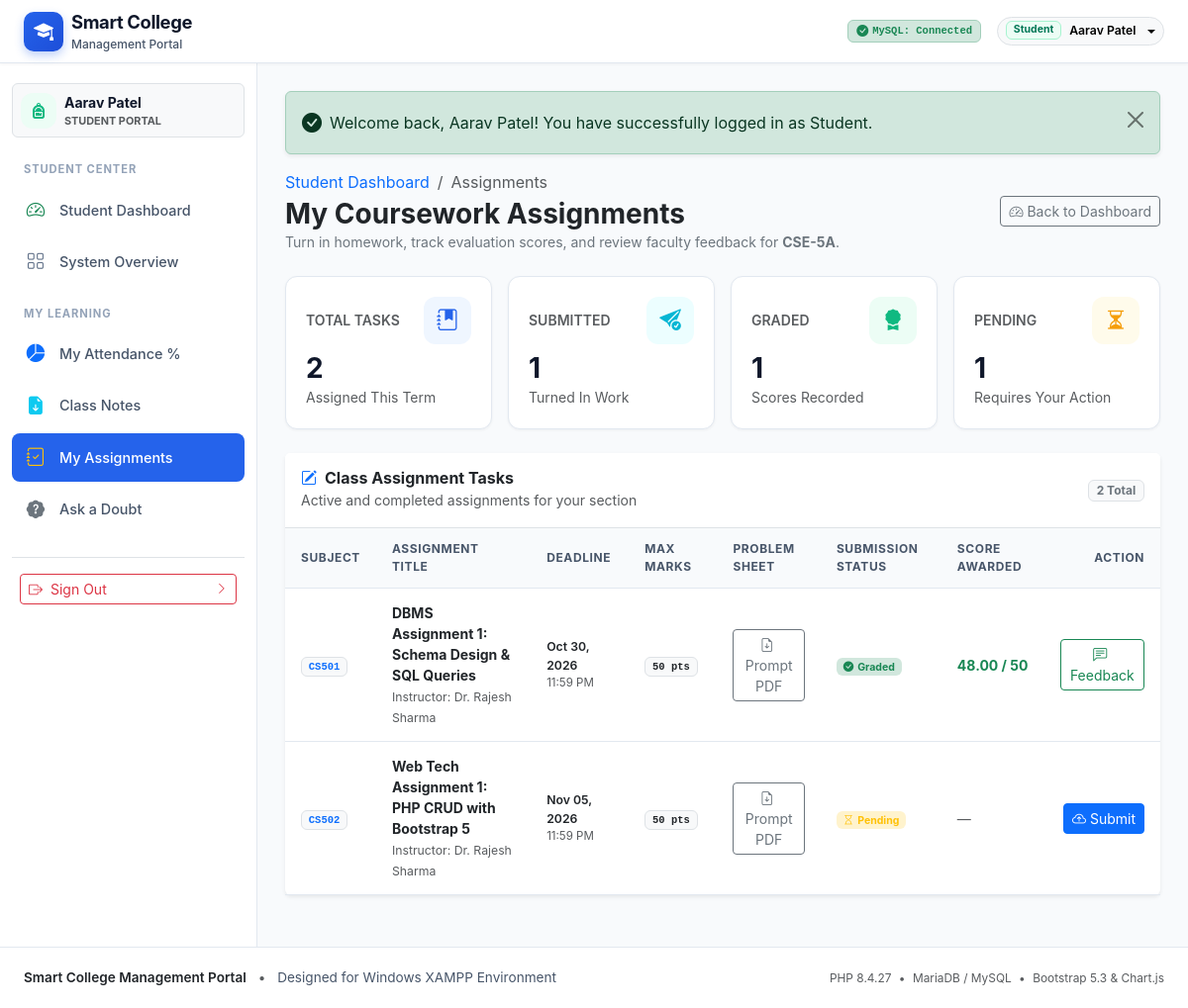
/modules/student/assignments.php (signed in), run on the app's committed database.
### tables this page shows
CREATE TABLE `student_profiles` (
  `id` INT AUTO_INCREMENT PRIMARY KEY,
  `user_id` INT NOT NULL UNIQUE,
  `roll_number` VARCHAR(30) NOT NULL UNIQUE,
  `enrollment_number` VARCHAR(50) NOT NULL UNIQUE,
  `department_id` INT NOT NULL,
  `class_id` INT NOT NULL,
  `phone` VARCHAR(20) NULL,
  `gender` ENUM('Male', 'Female', 'Other') NULL,
  `dob` DATE NULL,
  `address` TEXT NULL,
  `guardian_name` VARCHAR(100) NULL,
  `guardian_phone` VARCHAR(20) NULL,
  `created_at` TIMESTAMP DEFAULT CURRENT_TIMESTAMP,
  INDEX `idx_students_class` (`class_id`),
  INDEX `idx_students_dept` (`department_id`),
  CONSTRAINT `fk_students_user` FOREIGN KEY (`user_id`)
    REFERENCES `users` (`id`) ON DELETE CASCADE ON UPDATE CASCADE,
  CONSTRAINT `fk_students_dept` FOREIGN KEY (`department_id`)
    REFERENCES `departments` (`id`) ON DELETE RESTRICT ON UPDATE CASCADE,
  CONSTRAINT `fk_students_class` FOREIGN KEY (`class_id`)
    REFERENCES `classes` (`id`) ON DELETE RESTRICT ON UPDATE CASCADE
);

CREATE TABLE `classes` (
  `id` INT AUTO_INCREMENT PRIMARY KEY,
  `department_id` INT NOT NULL,
  `class_name` VARCHAR(50) NOT NULL,
  `semester` INT NOT NULL,
  `academic_year` VARCHAR(20) NOT NULL,
  `created_at` TIMESTAMP DEFAULT CURRENT_TIMESTAMP,
  INDEX `idx_classes_dept` (`department_id`),
  CONSTRAINT `fk_classes_department` FOREIGN KEY (`department_id`)
    REFERENCES `departments` (`id`) ON DELETE CASCADE ON UPDATE CASCADE
);

CREATE TABLE `assignments` (
  `id` INT AUTO_INCREMENT PRIMARY KEY,
  `subject_id` INT NOT NULL,
  `class_id` INT NOT NULL,
  `teacher_id` INT NOT NULL,
  `title` VARCHAR(200) NOT NULL,
  `description` TEXT NULL,
  `due_date` DATETIME NOT NULL,
  `max_marks` INT NOT NULL DEFAULT 100,
  `attachment_path` VARCHAR(255) NULL,
  `created_at` TIMESTAMP DEFAULT CURRENT_TIMESTAMP,
  CONSTRAINT `fk_assign_subject` FOREIGN KEY (`subject_id`)
    REFERENCES `subjects` (`id`) ON DELETE CASCADE ON UPDATE CASCADE,
  CONSTRAINT `fk_assign_class` FOREIGN KEY (`class_id`)
    REFERENCES `classes` (`id`) ON DELETE CASCADE ON UPDATE CASCADE,
  CONSTRAINT `fk_assign_teacher` FOREIGN KEY (`teacher_id`)
    REFERENCES `teacher_profiles` (`id`) ON DELETE CASCADE ON UPDATE CASCADE
);

CREATE TABLE `subjects` (
  `id` INT AUTO_INCREMENT PRIMARY KEY,
  `department_id` INT NOT NULL,
  `subject_name` VARCHAR(120) NOT NULL,
  `subject_code` VARCHAR(30) NOT NULL UNIQUE,
  `semester` INT NOT NULL,
  `created_at` TIMESTAMP DEFAULT CURRENT_TIMESTAMP,
  INDEX `idx_subjects_dept` (`department_id`),
  CONSTRAINT `fk_subjects_department` FOREIGN KEY (`department_id`)
    REFERENCES `departments` (`id`) ON DELETE CASCADE ON UPDATE CASCADE
);

CREATE TABLE `users` (
  `id` INT AUTO_INCREMENT PRIMARY KEY,
  `username` VARCHAR(50) NOT NULL UNIQUE,
  `email` VARCHAR(100) NOT NULL UNIQUE,
  `password_hash` VARCHAR(255) NOT NULL,
  `role` ENUM('admin', 'teacher', 'student') NOT NULL,
  `full_name` VARCHAR(100) NOT NULL,
  `status` ENUM('active', 'inactive', 'suspended') DEFAULT 'active',
  `created_at` TIMESTAMP DEFAULT CURRENT_TIMESTAMP,
  `updated_at` TIMESTAMP DEFAULT CURRENT_TIMESTAMP ON UPDATE CURRENT_TIMESTAMP,
  INDEX `idx_users_role` (`role`),
  INDEX `idx_users_status` (`status`)
);

CREATE TABLE `assignment_submissions` (
  `id` INT AUTO_INCREMENT PRIMARY KEY,
  `assignment_id` INT NOT NULL,
  `student_id` INT NOT NULL,
  `submission_text` TEXT NULL,
  `file_path` VARCHAR(255) NULL,
  `submitted_at` TIMESTAMP DEFAULT CURRENT_TIMESTAMP,
  `marks_obtained` DECIMAL(5,2) NULL,
  `feedback` TEXT NULL,
  `status` ENUM('submitted', 'graded', 'late', 'resubmitted') DEFAULT 'submitted',
  UNIQUE KEY `uk_assignment_student` (`assignment_id`, `student_id`),
  CONSTRAINT `fk_asub_assignment` FOREIGN KEY (`assignment_id`)
    REFERENCES `assignments` (`id`) ON DELETE CASCADE ON UPDATE CASCADE,
  CONSTRAINT `fk_asub_student` FOREIGN KEY (`student_id`)
    REFERENCES `student_profiles` (`id`) ON DELETE CASCADE ON UPDATE CASCADE
);

### modules/student/assignments.php (the view, shortened to what the rows shown need)
<?php
require_once __DIR__ . '/../../config/database.php';
$currentUser = getCurrentUser();
$studentProfile  = null;
$assignmentsList = [];
if ($pdo instanceof PDO) {
    try {
        $stmtProf = $pdo->prepare("
            SELECT sp.*, c.class_name, c.semester, d.department_name, d.department_code
            FROM `student_profiles` sp
            JOIN `classes` c ON sp.class_id = c.id
            JOIN `departments` d ON sp.department_id = d.id
            WHERE sp.user_id = :uid
            LIMIT 1
        ");
        $stmtProf->execute([':uid' => $currentUser['id']]);
        $studentProfile = $stmtProf->fetch();
        $studentId = $studentProfile['id'] ?? 0;
        $classId   = $studentProfile['class_id'] ?? 0;
        if ($classId > 0 && $studentId > 0) {
            $stmtAsg = $pdo->prepare("
                SELECT a.*, s.subject_name, s.subject_code,
                       u.full_name as teacher_name,
                       sub.id as submission_id, sub.submission_text, sub.file_path,
                       sub.submitted_at, sub.marks_obtained, sub.feedback, sub.status as submission_status
                FROM `assignments` a
                JOIN `subjects` s ON a.subject_id = s.id
                JOIN `teacher_profiles` tp ON a.teacher_id = tp.id
                JOIN `users` u ON tp.user_id = u.id
                LEFT JOIN `assignment_submissions` sub
                       ON a.id = sub.assignment_id AND sub.student_id = :sid
                WHERE a.class_id = :cid
                ORDER BY a.due_date ASC
            ");
            $stmtAsg->execute([':sid' => $studentId, ':cid' => $classId]);
            $assignmentsList = $stmtAsg->fetchAll();
        }
    } catch (PDOException $e) {
        error_log("Student Assignments Query Error: " . $e->getMessage());
    }
}
require_once __DIR__ . '/../../includes/header.php';
?>
<main class="portal-main-content">
    <div class="d-flex flex-column flex-md-row justify-content-between align-items-md-center gap-3 mb-4">
        <div>
            <h2 class="h3 fw-bold text-dark mb-0">My Coursework Assignments</h2>
            <p class="text-secondary small mb-0">
                Turn in homework, track evaluation scores, and review faculty feedback for
                <strong><?= htmlspecialchars($studentProfile['class_name'] ?? 'Class') ?></strong>.
            </p>
        </div>
    </div>
    <div class="card border-0 shadow-sm mb-4">
        <div class="card-body p-0">
            <div class="table-responsive">
                <table class="table-portal mb-0 align-middle">
                    <thead>
                        <tr>
                            <th>Subject</th>
                            <th>Assignment Title</th>
                            <th>Deadline</th>
                            <th>Max Marks</th>
                            <th>Problem Sheet</th>
                            <th>Submission Status</th>
                            <th>Score Awarded</th>
                            <th class="text-end">Action</th>
                        </tr>
                    </thead>
                    <tbody>
                        <?php if (!empty($assignmentsList)): ?>
                            <?php foreach ($assignmentsList as $asg): ?>
                                <?php
                                    $isOverdue = (strtotime($asg['due_date']) < time());
                                    $hasSubmitted = !empty($asg['submission_id']);
                                    $isGraded = ($asg['submission_status'] === 'graded');
                                ?>
                                <tr>
                                    <td>
                                        <span class="badge bg-light text-primary border font-monospace">
                                            <?= htmlspecialchars($asg['subject_code']) ?>
                                        </span>
                                    </td>
                                    <td>
                                        <div class="fw-bold text-dark"><?= htmlspecialchars($asg['title']) ?></div>
                                        <small class="text-muted">Instructor: <?= htmlspecialchars($asg['teacher_name']) ?></small>
                                    </td>
                                    <td>
                                        <div class="small fw-semibold <?= ($isOverdue && !$hasSubmitted) ? 'text-danger' : 'text-dark' ?>">
                                            <?= date('M d, Y', strtotime($asg['due_date'])) ?>
                                        </div>
                                        <div class="text-muted" style="font-size: 0.72rem;"><?= date('h:i A', strtotime($asg['due_date'])) ?></div>
                                    </td>
                                    <td><span class="badge bg-light text-dark border font-monospace"><?= (int)$asg['max_marks'] ?> pts</span></td>
                                    <td>
                                        <?php if ($asg['attachment_path']): ?>
                                            <a href="../../<?= htmlspecialchars($asg['attachment_path']) ?>" class="btn btn-outline-secondary btn-sm" download>
                                                <i class="bi bi-file-earmark-arrow-down me-1"></i>Prompt PDF
                                            </a>
                                        <?php else: ?>
                                            <span class="text-muted small">&mdash;</span>
                                        <?php endif; ?>
                                    </td>
                                    <td>
                                        <?php if ($isGraded): ?>
                                            <span class="badge bg-success-subtle text-success"><i class="bi bi-check-circle-fill me-1"></i>Graded</span>
                                        <?php elseif ($hasSubmitted): ?>
                                            <span class="badge bg-info-subtle text-info"><i class="bi bi-send-check me-1"></i>Turned In</span>
                                        <?php elseif ($isOverdue): ?>
                                            <span class="badge bg-danger-subtle text-danger"><i class="bi bi-exclamation-triangle-fill me-1"></i>Overdue</span>
                                        <?php else: ?>
                                            <span class="badge bg-warning-subtle text-warning"><i class="bi bi-hourglass me-1"></i>Pending</span>
                                        <?php endif; ?>
                                    </td>
                                    <td>
                                        <?php if ($asg['marks_obtained'] !== null): ?>
                                            <strong class="text-success"><?= $asg['marks_obtained'] ?> / <?= $asg['max_marks'] ?></strong>
                                        <?php else: ?>
                                            <span class="text-muted">&mdash;</span>
                                        <?php endif; ?>
                                    </td>
                                    <td class="text-end">
                                        <?php if ($isGraded): ?>
                                            <button type="button"
                                                    class="btn btn-sm btn-outline-success btn-view-feedback"
                                                    data-title="<?= htmlspecialchars($asg['title']) ?>"
                                                    data-score="<?= $asg['marks_obtained'] ?> / <?= $asg['max_marks'] ?>"
                                                    data-fb="<?= htmlspecialchars($asg['feedback'] ?: 'No written remarks provided.') ?>">
                                                <i class="bi bi-chat-left-text me-1"></i>Feedback
                                            </button>
                                        <?php else: ?>
                                            <button type="button"
                                                    class="btn btn-sm btn-primary btn-submit-hw"
                                                    data-id="<?= $asg['id'] ?>"
                                                    data-title="<?= htmlspecialchars($asg['title']) ?>"
                                                    data-max="<?= $asg['max_marks'] ?>"
                                                    data-desc="<?= htmlspecialchars($asg['description'] ?? '') ?>">
                                                <i class="bi bi-cloud-arrow-up me-1"></i><?= $hasSubmitted ? 'Resubmit' : 'Submit' ?>
                                            </button>
                                        <?php endif; ?>
                                    </td>
                                </tr>
                            <?php endforeach; ?>
                        <?php endif; ?>
                    </tbody>
                </table>
            </div>
        </div>
    </div>
</main>
<?php require_once __DIR__ . '/../../includes/footer.php'; ?>

### data on the page
student_profiles: class.class_name "CSE-5A"
assignments: subject.subject_code "CS501", title "DBMS Assignment 1: Schema Design & SQL Queries", users.full_name "Dr. Rajesh Sharma", due_date "Oct 30, 2026", due_date "11:59 PM", max_marks "50", shows "Graded", assignment_submissions.marks_obtained "48.00"
assignments: subject.subject_code "CS502", title "Web Tech Assignment 1: PHP CRUD with Bootstrap 5", users.full_name "Dr. Rajesh Sharma", due_date "Nov 05, 2026", due_date "11:59 PM", max_marks "50", shows "Pending", shows "Submit"

### other printed values
$currentUser['role'] "Student"
$currentUser['full_name'] "Aarav Patel"
$currentUser['role'] "STUDENT"
$flash['message'] "Welcome back, Aarav Patel! You have successfully logged in as Student."
$stats['total'] "2"
$stats['submitted'] "1"
$stats['graded'] "1"
$stats['pending'] "1"
count($assignmentsList) "2"
PHP_VERSION "8.4.27"
